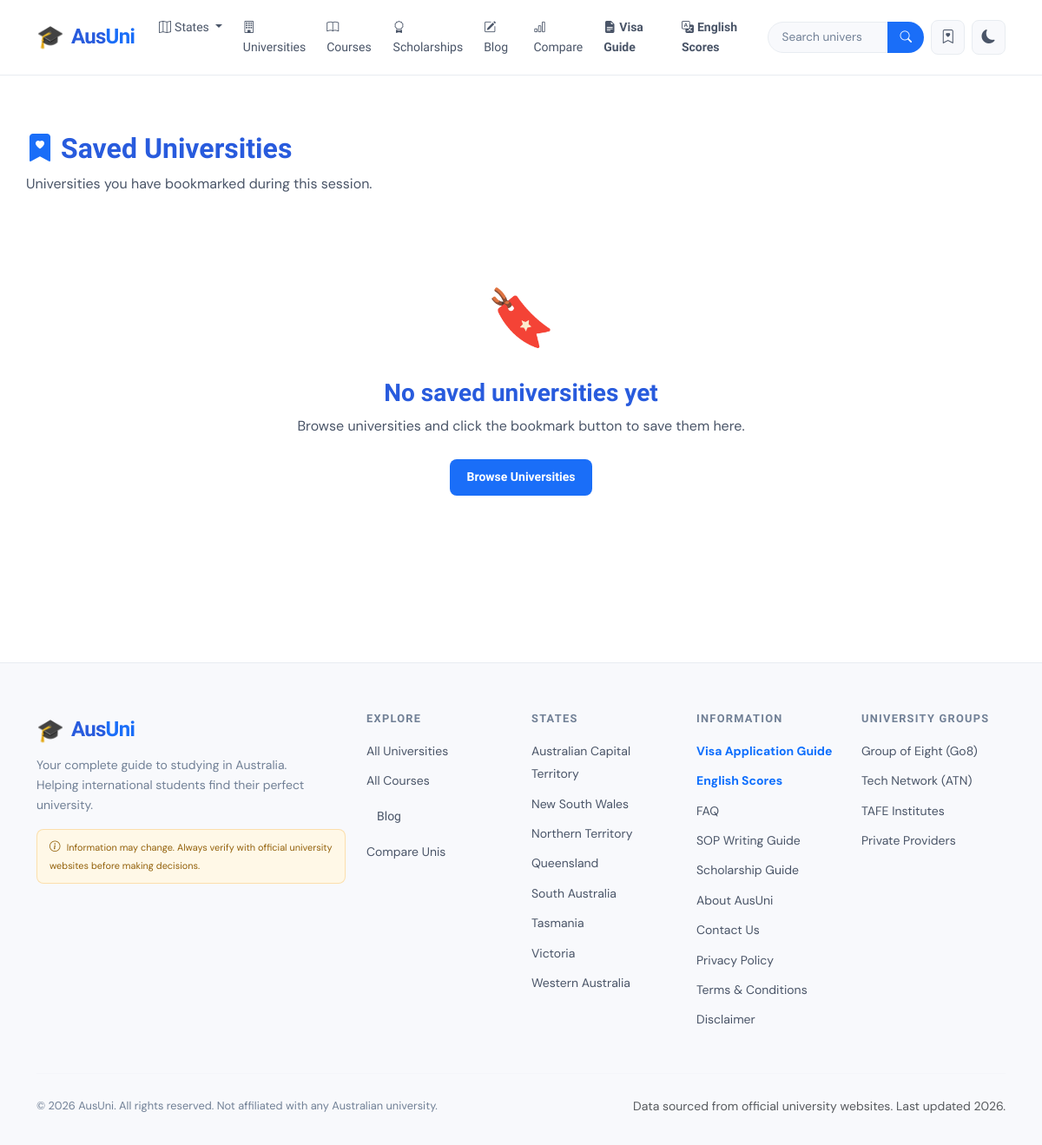
The app's page /bookmarks/ with its own data.
### universities/models.py (models this page shows, shortened)
class State(models.Model):
    name = models.CharField(max_length=100)
    slug = models.SlugField(unique=True)
    abbreviation = models.CharField(max_length=10)
    description = models.TextField(blank=True)
    capital = models.CharField(max_length=100, blank=True)
    image = models.CharField(max_length=200, blank=True, help_text="Image filename in static/img/states/")
    class Meta:
        ordering = ['name']

### universities/views.py (the view)
# urls.py: path('bookmarks/', views.bookmark_list, name='bookmark_list'),
def bookmark_list(request):
    if not request.session.session_key:
        request.session.create()
    session_key = request.session.session_key
    bookmarks = Bookmark.objects.filter(session_key=session_key).select_related(
        'university', 'university__state', 'university__city'
    )
    return render(request, 'universities/bookmarks.html', {'bookmarks': bookmarks})

### templates/universities/bookmarks.html (shortened to what this page needs)
{% extends "base.html" %}
{% block content %}
<div class="container section">
    <div class="mb-4">
        <h1 style="font-family:var(--font-display);font-weight:800;font-size:2rem;">
            <i class="bi bi-bookmark-heart-fill text-accent me-2"></i>Saved Universities
        </h1>
        <p style="color:var(--text-secondary);">Universities you have bookmarked during this session.</p>
    </div>
    {% if bookmarks %}
    <div class="row g-4">
        {% for bookmark in bookmarks %}
        <div class="col-md-6 col-lg-4">
            <div class="uni-card h-100" style="padding:1.5rem;">
                <div class="d-flex align-items-start gap-3 mb-3">
                    <div class="uni-logo-large" style="font-size:2rem;">🏛️</div>
                    <div>
                        <h5 style="font-family:var(--font-display);font-weight:700;font-size:1rem;margin-bottom:0.25rem;">
                            <a href="{{ bookmark.university.get_absolute_url }}" style="color:var(--text-primary);text-decoration:none;">
                                {{ bookmark.university.name }}
                            </a>
                        </h5>
                        {% if bookmark.university.city %}
                        <p style="font-size:0.8rem;color:var(--text-muted);margin:0;">
                            <i class="bi bi-geo-alt me-1"></i>{{ bookmark.university.city.name }}, {{ bookmark.university.state.abbreviation }}
                        </p>
                        {% endif %}
                    </div>
                </div>
                <div class="d-flex gap-2 flex-wrap mb-3">
                    <span class="badge-uni badge-{{ bookmark.university.institution_type }}">{{ bookmark.university.get_institution_type_display }}</span>
                    {% if bookmark.university.is_go8 %}<span class="badge-uni badge-go8">⭐ Go8</span>{% endif %}
                    {% if bookmark.university.ranking_qs %}
                    <span class="badge-uni" style="background:var(--accent-light);color:var(--accent);">{{ bookmark.university.ranking_qs }}</span>
                    {% endif %}
                </div>
                <p style="font-size:0.82rem;color:var(--text-secondary);line-height:1.6;margin-bottom:1rem;">
                    {{ bookmark.university.description|truncatewords:25 }}
                </p>
                <div class="d-flex gap-2 mt-auto">
                    <a href="{{ bookmark.university.get_absolute_url }}" class="btn-primary-aus" style="font-size:0.82rem;">
                        View Profile
                    </a>
                    <button class="btn-bookmark {% if True %}active{% endif %}"
                            data-url="{% url 'toggle_bookmark' uni_slug=bookmark.university.slug %}"
                            style="font-size:0.82rem;padding:0.35rem 0.875rem;">
                        <i class="bi bi-bookmark-x me-1"></i>Remove
                    </button>
                </div>
            </div>
        </div>
        {% endfor %}
    </div>
    <div class="mt-4">
        <a href="{% url 'compare' %}?{% for b in bookmarks %}uni={{ b.university.slug }}&{% endfor %}" class="btn-outline-aus">
            <i class="bi bi-bar-chart-line me-1"></i>Compare These Universities
        </a>
    </div>
    {% else %}
    <div class="text-center" style="padding:4rem 2rem;">
        <div style="font-size:4rem;margin-bottom:1rem;">🔖</div>
        <h3 style="font-family:var(--font-display);font-weight:700;margin-bottom:0.5rem;">No saved universities yet</h3>
        <p style="color:var(--text-secondary);margin-bottom:1.5rem;">Browse universities and click the bookmark button to save them here.</p>
        <a href="{% url 'university_list' %}" class="btn-primary-aus">Browse Universities</a>
    </div>
    {% endif %}
</div>
{% endblock %}

### templates/base.html (shortened to what this page needs)
<!DOCTYPE html>
<html lang="en" data-theme="light">
<head>
    <link href="https://cdn.jsdelivr.net/npm/bootstrap@5.3.2/dist/css/bootstrap.min.css" rel="stylesheet">
    <link rel="stylesheet" href="https://cdn.jsdelivr.net/npm/bootstrap-icons@1.11.3/font/bootstrap-icons.min.css">
    <link rel="stylesheet" href="/static/css/main.css">
</head>
<body>
    <nav class="navbar navbar-expand-lg sticky-top" id="mainNav">
        <div class="container">
            <a class="navbar-brand" href="/">
                <span class="brand-icon">🎓</span>
                <span class="brand-text">Aus<span class="brand-accent">Uni</span></span>
            </a>
            <div class="collapse navbar-collapse" id="navbarNav">
                <ul class="navbar-nav me-auto">
                    <li class="nav-item dropdown">
                        <a class="nav-link dropdown-toggle" href="#" role="button" data-bs-toggle="dropdown">
                            <i class="bi bi-map me-1"></i>States
                        </a>
                    </li>
                    <li class="nav-item">
                        <a class="nav-link" href="{% url 'university_list' %}">
                            <i class="bi bi-building me-1"></i>Universities
                        </a>
                    </li>
                    <li class="nav-item">
                        <a class="nav-link" href="{% url 'course_list' %}">
                            <i class="bi bi-book me-1"></i>Courses
                        </a>
                    </li>
                    <li class="nav-item">
                        <a class="nav-link" href="{% url 'scholarship_list' %}">
                            <i class="bi bi-award me-1"></i>Scholarships
                        </a>
                    </li>
                    <li class="nav-item">
                        <a class="nav-link" href="/blog/">
                            <i class="bi bi-pencil-square me-1"></i>Blog
                        </a>
                    </li>
                    <li class="nav-item">
                        <a class="nav-link" href="{% url 'compare' %}">
                            <i class="bi bi-bar-chart me-1"></i>Compare
                        </a>
                    </li>
                    <li class="nav-item">
                        <a class="nav-link text-primary fw-bold" href="{% url 'visa_guide' %}">
                            <i class="bi bi-file-earmark-text-fill me-1"></i>Visa Guide
                        </a>
                    </li>
                    <li class="nav-item">
                        <a class="nav-link text-primary fw-bold" href="{% url 'english_comparison' %}">
                            <i class="bi bi-translate me-1"></i>English Scores
                        </a>
                    </li>
                </ul>
                <div class="d-flex align-items-center gap-2">
                    <form class="d-flex nav-search" action="{% url 'search' %}" method="get">
                        <div class="input-group">
                            <input class="form-control search-input" type="search" name="q"
                                placeholder="Search universities, courses..." aria-label="Search" id="navSearchInput"
                                autocomplete="off">
                            <button class="btn btn-search" type="submit">
                                <i class="bi bi-search"></i>
                            </button>
                        </div>
                    </form>
                    <a href="{% url 'bookmark_list' %}" class="btn btn-icon" title="Bookmarks">
                        <i class="bi bi-bookmark-heart"></i>
                    </a>
                    <button class="btn btn-icon" id="themeToggle" title="Toggle theme">
                        <i class="bi bi-moon-fill" id="themeIcon"></i>
                    </button>
                </div>
            </div>
        </div>
    </nav>
    <main>
        {% block content %}{% endblock %}
    </main>
    <footer class="site-footer">
        <div class="container">
            <div class="row g-4">
                <div class="col-lg-4">
                    <div class="footer-brand">
                        <span class="brand-icon">🎓</span>
                        <span class="brand-text">Aus<span class="brand-accent">Uni</span></span>
                    </div>
                    <p class="footer-tagline mt-2">Your complete guide to studying in Australia. Helping international
                        students find their perfect university.</p>
                    <div class="disclaimer-box mt-3">
                        <i class="bi bi-info-circle me-1"></i>
                        <small>Information may change. Always verify with official university websites before making
                            decisions.</small>
                    </div>
                </div>
                <div class="col-lg-2 col-md-4">
                    <h6 class="footer-heading">Explore</h6>
                    <ul class="footer-links">
                        <li><a href="{% url 'university_list' %}">All Universities</a></li>
                        <li><a href="{% url 'course_list' %}">All Courses</a></li>
                         <li><a href="/blog/" class="nav-link">Blog</a></li>
                        <li><a href="{% url 'compare' %}">Compare Unis</a></li>
                    </ul>
                </div>
                <div class="col-lg-2 col-md-4">
                    <h6 class="footer-heading">States</h6>
                    <ul class="footer-links">
                       {% for state in all_states %}
                        <li><a href="{% url 'state_detail' slug=state.slug %}">{{ state.name }}</a></li>
                        {% endfor %}
                    </ul>
                </div>
                <div class="col-lg-2 col-md-4">
                    <h6 class="footer-heading">Information</h6>
                    <ul class="footer-links">
                        <li><a href="{% url 'visa_guide' %}" class="text-primary fw-bold">Visa Application Guide</a>
                        </li>
                        <li><a href="{% url 'english_comparison' %}" class="text-primary fw-bold">English Scores</a>
                        </li>
                        <li><a href="{% url 'faq' %}">FAQ</a></li>
                        <li><a href="{% url 'sop_guide' %}">SOP Writing Guide</a></li>
                        <li><a href="{% url 'scholarship_guide' %}">Scholarship Guide</a></li>
                        <li><a href="{% url 'about' %}">About AusUni</a></li>
                        <li><a href="{% url 'contact' %}">Contact Us</a></li>
                        <li><a href="{% url 'privacy_policy' %}">Privacy Policy</a></li>
                        <li><a href="{% url 'terms' %}">Terms & Conditions</a></li>
                        <li><a href="{% url 'disclaimer' %}">Disclaimer</a></li>
                    </ul>
                </div>
                <div class="col-lg-2 col-md-4">
                    <h6 class="footer-heading">University Groups</h6>
                    <ul class="footer-links">
                        <li><a href="{% url 'university_list' %}?group=go8">Group of Eight (Go8)</a></li>
                        <li><a href="{% url 'university_list' %}?group=atn">Tech Network (ATN)</a></li>
                        <li><a href="{% url 'university_list' %}?type=tafe">TAFE Institutes</a></li>
                        <li><a href="{% url 'university_list' %}?type=private_provider">Private Providers</a></li>
                    </ul>
                </div>
            </div>
            <hr class="footer-divider">
            <div class="row align-items-center">
                <div class="col-md-6">
                    <p class="footer-copyright">© 2026 AusUni. All rights reserved. Not affiliated with any Australian
                        university.</p>
                </div>
                <div class="col-md-6 text-md-end">
                    <small class="text-muted">Data sourced from official university websites. Last updated 2026.</small>
                </div>
            </div>
        </div>
    </footer>
</body>
</html>

### records on screen
State: name "Australian Capital Territory"
State: name "New South Wales"
State: name "Northern Territory"
State: name "Queensland"
State: name "South Australia"
State: name "Tasmania"
State: name "Victoria"
State: name "Western Australia"
